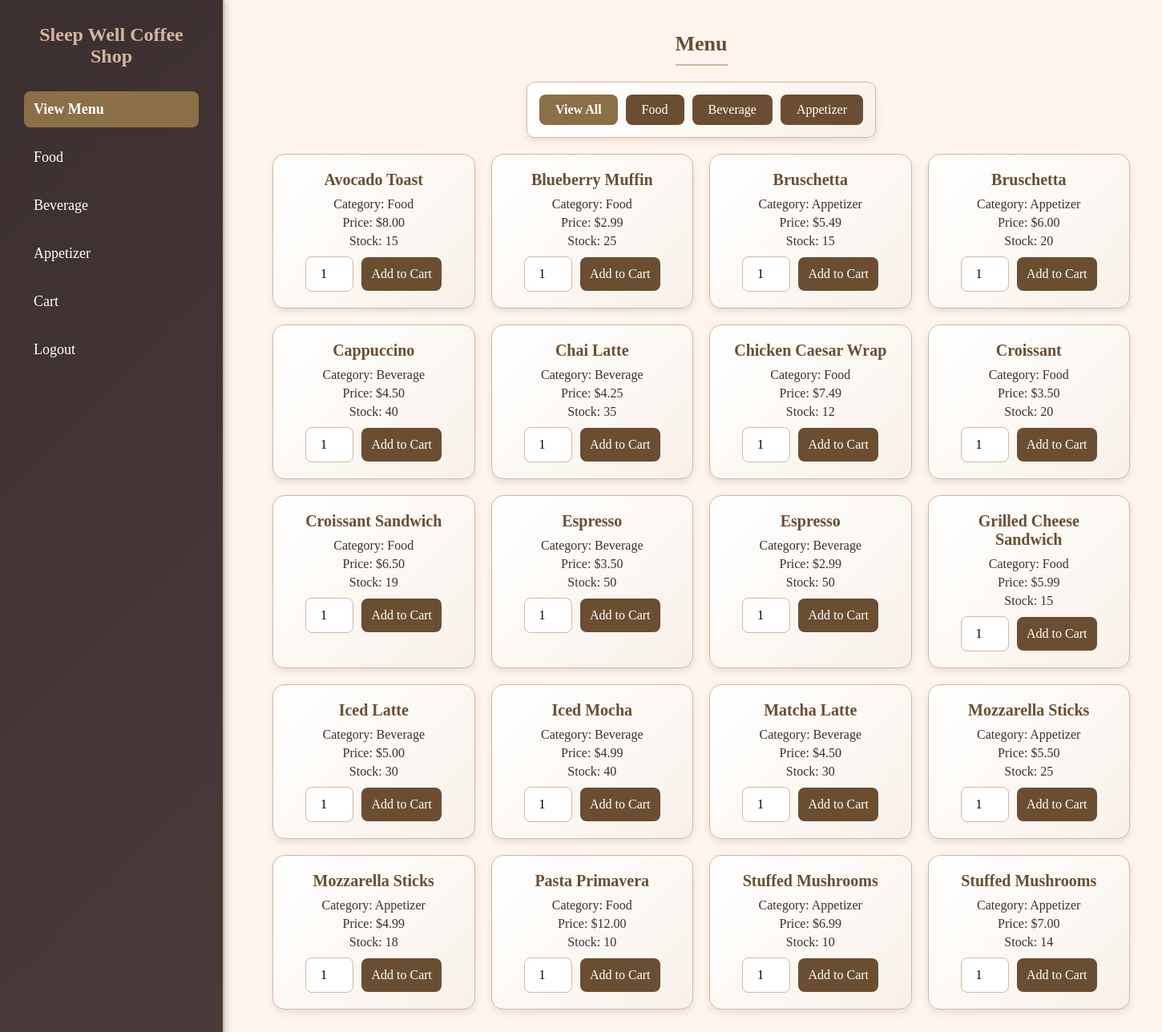
The app's page /php/user_dashboard.php (signed in) with its own data.
### tables this page shows
CREATE TABLE `menu_items` (
  `id` int(11) NOT NULL,
  `name` varchar(100) NOT NULL,
  `category` enum('food','beverage','appetizer') NOT NULL,
  `price` decimal(10,2) NOT NULL,
  `stock` int(11) NOT NULL
);

### php/user_dashboard.php (the view, shortened to what this page needs)
<?php
include 'config.php';
?>
<!DOCTYPE html>
<html lang="en">
<head>
</head>
<body>
    <div class="dashboard">
        <div class="sidebar">
            <h2>Sleep Well Coffee Shop</h2>
            <ul>
                <li><a href="/sleepwell_coffeeshop/php/user_dashboard.php" class="nav-link active">View Menu</a></li>
                <li><a href="/sleepwell_coffeeshop/php/food.php" class="nav-link">Food</a></li>
                <li><a href="/sleepwell_coffeeshop/php/beverage.php" class="nav-link">Beverage</a></li>
                <li><a href="/sleepwell_coffeeshop/php/appetizer.php" class="nav-link">Appetizer</a></li>
                <li><a href="/sleepwell_coffeeshop/php/cart.php" class="nav-link">Cart</a></li>
                <li><a href="/sleepwell_coffeeshop/php/logout.php">Logout</a></li>
            </ul>
        </div>
        <div class="content">
            <h2>Menu</h2>
            <div class="category-filter">
                <a href="/sleepwell_coffeeshop/php/user_dashboard.php" class="active">View All</a>
                <a href="/sleepwell_coffeeshop/php/food.php">Food</a>
                <a href="/sleepwell_coffeeshop/php/beverage.php">Beverage</a>
                <a href="/sleepwell_coffeeshop/php/appetizer.php">Appetizer</a>
            </div>
            <div class="menu-grid" id="menu-grid">
                <?php
                $result = $conn->query("SELECT * FROM menu_items ORDER BY name") or die("Query failed: " . $conn->error);
                if ($result->num_rows == 0) {
                    echo "<p class='no-items'>No items available</p>";
                } else {
                    while ($item = $result->fetch_assoc()) {
                        echo "<div class='menu-item' data-category='{$item['category']}'>";
                        echo "<h3>" . htmlspecialchars($item['name']) . "</h3>";
                        echo "<p>Category: " . ucfirst(htmlspecialchars($item['category'])) . "</p>";
                        echo "<p>Price: $" . number_format($item['price'], 2) . "</p>";
                        echo "<p>Stock: " . ($item['stock'] > 0 ? htmlspecialchars($item['stock']) : 'Out of Stock') . "</p>";
                        echo "<div class='order-controls'>";
                        echo "<input type='number' id='quantity-{$item['id']}' min='1' max='{$item['stock']}' value='1' " . ($item['stock'] > 0 ? '' : 'disabled') . ">";
                        echo "<button onclick='addToCart({id: {$item['id']}, name: \"" . htmlspecialchars($item['name'], ENT_QUOTES) . "\", price: {$item['price']}, quantity: parseInt(document.getElementById(\"quantity-{$item['id']}\").value)})' " . ($item['stock'] > 0 ? '' : 'disabled') . ">Add to Cart</button>";
                        echo "</div>";
                        echo "</div>";
                    }
                }
                ?>
            </div>
        </div>
    </div>
</body>
</html>

### php/user_dashboard.php (style rules this page uses)
* { margin: 0; padding: 0; box-sizing: border-box; }
body { font-family: 'Georgia', serif; background: #fff5ee; color: #3c2f2f; min-height: 100vh; background-image: linear-gradient(rgba(255, 245, 238, 0.9), rgba(255, 245, 238, 0.9)), url('https://images.unsplash.com/photo-1512568400610-62da28bc8a13?ixlib=rb-4.0.3&auto=format&fit=crop&w=1350&q=80'); background-size: cover; background-position: center; background-attachment: fixed; }
.dashboard { display: flex; min-height: 100vh; }
.sidebar { width: 280px; background: linear-gradient(135deg, #3c2f2f, #4a3b3b); color: white; padding: 30px; position: fixed; height: 100%; overflow-y: auto; box-shadow: 2px 0 10px rgba(0, 0, 0, 0.2); border-right: 2px solid #d3b7a0; animation: fadeIn 1s ease-in-out; }
.sidebar h2 { color: #d3b7a0; margin-bottom: 30px; font-size: 24px; text-align: center; font-weight: bold; }
.sidebar ul { list-style: none; padding: 0; }
.sidebar ul li { margin: 15px 0; }
.sidebar ul li a { color: white; text-decoration: none; display: block; padding: 12px; border-radius: 8px; font-size: 18px; transition: background 0.3s, padding-left 0.3s, transform 0.2s; }
.sidebar ul li a.active { background: #8b6f47; font-weight: bold; }
.content { margin-left: 300px; padding: 40px; flex-grow: 1; display: flex; flex-direction: column; align-items: center; min-height: 100vh; }
.content h2 { color: #6b4e31; font-size: 26px; margin-bottom: 20px; border-bottom: 2px solid #d3b7a0; padding-bottom: 10px; text-align: center; }
.category-filter { display: flex; gap: 10px; margin-bottom: 20px; flex-wrap: wrap; justify-content: center; background: linear-gradient(135deg, #ffffff, #f8f1e9); padding: 15px; border-radius: 10px; box-shadow: 0 4px 10px rgba(0, 0, 0, 0.1); border: 1px solid #d3b7a0; }
.category-filter a { background: #6b4e31; color: white; padding: 10px 20px; border: none; border-radius: 8px; font-size: 16px; text-decoration: none; font-family: 'Georgia', serif; transition: background 0.3s, transform 0.2s, box-shadow 0.3s; }
.category-filter a.active { background: #8b6f47; font-weight: bold; }
.menu-grid { width: 100%; max-width: 1200px; display: grid; grid-template-columns: repeat(auto-fit, minmax(250px, 1fr)); gap: 20px; }
.menu-item { background: linear-gradient(135deg, #ffffff, #f8f1e9); padding: 20px; border-radius: 15px; box-shadow: 0 4px 10px rgba(0, 0, 0, 0.1); text-align: center; transition: transform 0.3s ease, box-shadow 0.3s; border: 1px solid #d3b7a0; animation: fadeIn 1s ease-in-out; }
.menu-item h3 { color: #6b4e31; font-size: 20px; margin-bottom: 10px; }
.menu-item p { margin: 5px 0; color: #3c2f2f; }
.menu-item .order-controls { display: flex; gap: 10px; justify-content: center; align-items: center; margin-top: 10px; }
.menu-item input[type="number"] { width: 60px; padding: 12px; border: 1px solid #d3b7a0; border-radius: 8px; font-size: 16px; font-family: 'Georgia', serif; background: #fff; text-align: center; transition: border-color 0.3s, box-shadow 0.3s; }
.menu-item button { padding: 12px; background: #6b4e31; color: white; border: none; border-radius: 8px; cursor: pointer; font-size: 16px; font-family: 'Georgia', serif; transition: background 0.3s, transform 0.2s, box-shadow 0.3s; }

### records on screen
menu_items: name "Avocado Toast", category "Food", price "8.00", stock "15", stock "1"
menu_items: name "Blueberry Muffin", category "Food", price "2.99", stock "25", stock "1"
menu_items: name "Bruschetta", category "Appetizer", price "5.49", stock "15", stock "1"
menu_items: name "Bruschetta", category "Appetizer", price "6.00", stock "20", stock "1"
menu_items: name "Cappuccino", category "Beverage", price "4.50", stock "40", stock "1"
menu_items: name "Chai Latte", category "Beverage", price "4.25", stock "35", stock "1"
menu_items: name "Chicken Caesar Wrap", category "Food", price "7.49", stock "12", stock "1"
menu_items: name "Croissant", category "Food", price "3.50", stock "20", stock "1"
menu_items: name "Croissant Sandwich", category "Food", price "6.50", stock "19", id "1"
menu_items: name "Espresso", category "Beverage", price "3.50", stock "50", stock "1"
menu_items: name "Espresso", category "Beverage", price "2.99", stock "50", stock "1"
menu_items: name "Grilled Cheese Sandwich", category "Food", price "5.99", stock "15", stock "1"
menu_items: name "Iced Latte", category "Beverage", price "5.00", stock "30", stock "1"
menu_items: name "Iced Mocha", category "Beverage", price "4.99", stock "40", stock "1"
menu_items: name "Matcha Latte", category "Beverage", price "4.50", stock "30", stock "1"
menu_items: name "Mozzarella Sticks", category "Appetizer", price "5.50", stock "25", stock "1"
menu_items: name "Mozzarella Sticks", category "Appetizer", price "4.99", stock "18", stock "1"
menu_items: name "Pasta Primavera", category "Food", price "12.00", stock "10", stock "1"
menu_items: name "Stuffed Mushrooms", category "Appetizer", price "6.99", stock "10", stock "1"
menu_items: name "Stuffed Mushrooms", category "Appetizer", price "7.00", stock "14", stock "1"
